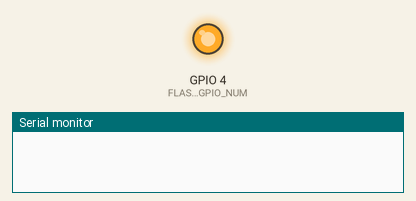
Simulated run of this sketch. Board: ESP32. Parts: output pins drawn as LEDs (lit = HIGH), the last lines printed to the serial monitor. Storage starts empty; the camera gives no picture.

Above: at 0.7 s.
At 5.0 s:
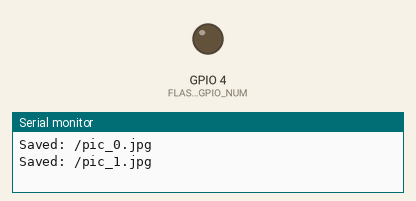
Timing chart, 0 to 6.9 s (numbered marks = the images above):
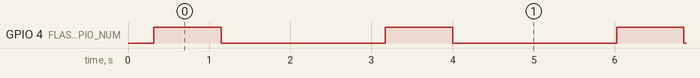

The sketch:

security-cam.ino
```cpp
#include "esp_camera.h"
#include "Arduino.h"
#include "FS.h"                // SD Card ESP32
#include "SD_MMC.h"            // SD Card ESP32
#include "soc/soc.h"           // Disable brownout problems
#include "soc/rtc_cntl_reg.h"  // Disable brownout problems

#define FLASH_GPIO_NUM 4

// Pin definition for AI-THINKER ESP32-CAM
#define PWDN_GPIO_NUM     32
#define RESET_GPIO_NUM    -1
#define XCLK_GPIO_NUM      0
#define SIOD_GPIO_NUM     26
#define SIOC_GPIO_NUM     27
#define Y9_GPIO_NUM       35
#define Y8_GPIO_NUM       34
#define Y7_GPIO_NUM       39
#define Y6_GPIO_NUM       36
#define Y5_GPIO_NUM       21
#define Y4_GPIO_NUM       19
#define Y3_GPIO_NUM       18
#define Y2_GPIO_NUM        5
#define VSYNC_GPIO_NUM    25
#define HREF_GPIO_NUM     23
#define PCLK_GPIO_NUM     22

int pictureCount = 0;

void setup() {
  WRITE_PERI_REG(RTC_CNTL_BROWN_OUT_REG, 0); // Disable brownout detector
  Serial.begin(115200);

  //LED PIN
  pinMode(FLASH_GPIO_NUM, OUTPUT);
  digitalWrite(FLASH_GPIO_NUM, LOW);

  // Camera Configuration
  camera_config_t config;
  config.ledc_channel = LEDC_CHANNEL_0;
  config.ledc_timer = LEDC_TIMER_0;
  config.pin_d0 = Y2_GPIO_NUM;
  config.pin_d1 = Y3_GPIO_NUM;
  config.pin_d2 = Y4_GPIO_NUM;
  config.pin_d3 = Y5_GPIO_NUM;
  config.pin_d4 = Y6_GPIO_NUM;
  config.pin_d5 = Y7_GPIO_NUM;
  config.pin_d6 = Y8_GPIO_NUM;
  config.pin_d7 = Y9_GPIO_NUM;
  config.pin_xclk = XCLK_GPIO_NUM;
  config.pin_pclk = PCLK_GPIO_NUM;
  config.pin_vsync = VSYNC_GPIO_NUM;
  config.pin_href = HREF_GPIO_NUM;
  config.pin_sscb_sda = SIOD_GPIO_NUM;
  config.pin_sscb_scl = SIOC_GPIO_NUM;
  config.pin_pwdn = PWDN_GPIO_NUM;
  config.pin_reset = RESET_GPIO_NUM;
  config.xclk_freq_hz = 20000000;
  config.pixel_format = PIXFORMAT_JPEG;

  // Image Quality Settings
  if(psramFound()){
    config.frame_size = FRAMESIZE_VGA; // 640x480 (Better for speed/storage)
    //config.frame_size = FRAMESIZE_HD; // 1280x720 wide
    //config.frame_size = FRAMESIZE_UXGA; // 1600x1200 (Best Quality)
    config.jpeg_quality = 3;          // 0-63, lower is higher quality
    config.fb_count = 2;
  } else {
    config.frame_size = FRAMESIZE_SVGA;
    config.jpeg_quality = 12;
    config.fb_count = 1;
  }

  // Init Camera
  esp_err_t err = esp_camera_init(&config);
  if (err != ESP_OK) {
    Serial.printf("Camera init failed with error 0x%x", err);
    return;
  }

  // Init SD Card
  if(!SD_MMC.begin("/sdcard", true)){
    Serial.println("SD Card Mount Failed");
    return;
  }
}

void loop() {

  //Turn Flash ON
  digitalWrite(FLASH_GPIO_NUM, HIGH);
  delay(150); // Give the sensor a moment to adjust to the light

  for(int i = 0; i < 2; i++) {
    camera_fb_t * dummy_fb = esp_camera_fb_get();
    esp_camera_fb_return(dummy_fb);
    delay(200); // Give the hardware time to react
  }

  // 1. Take Picture
  camera_fb_t * fb = esp_camera_fb_get();

  // Turn Flash OFF immediately to save power/heat
  delay(100);
  digitalWrite(FLASH_GPIO_NUM, LOW);
  delay(10);

  if(!fb) {
    Serial.println("Camera capture failed");
    return;
  }

  // 2. Define File Path
  String path = "/pic_" + String(pictureCount) + ".jpg";
  fs::FS &fs = SD_MMC;

  // 3. Save to SD
  File file = fs.open(path.c_str(), FILE_WRITE);
  if(!file){
    Serial.println("Failed to open file in writing mode");
  } else {
    file.write(fb->buf, fb->len); // payload (image), payload length
    Serial.printf("Saved: %s\n", path.c_str());
    pictureCount++;
  }
  file.close();

  // 4. Return frame buffer to be reused
  esp_camera_fb_return(fb);

  // 5. Wait 2 second
  delay(2000);
}
```

Measured:
- by itself, GPIO 4 (FLASH_GPIO_NUM): alternates HIGH for 0.83 s and LOW for 2.0 s
